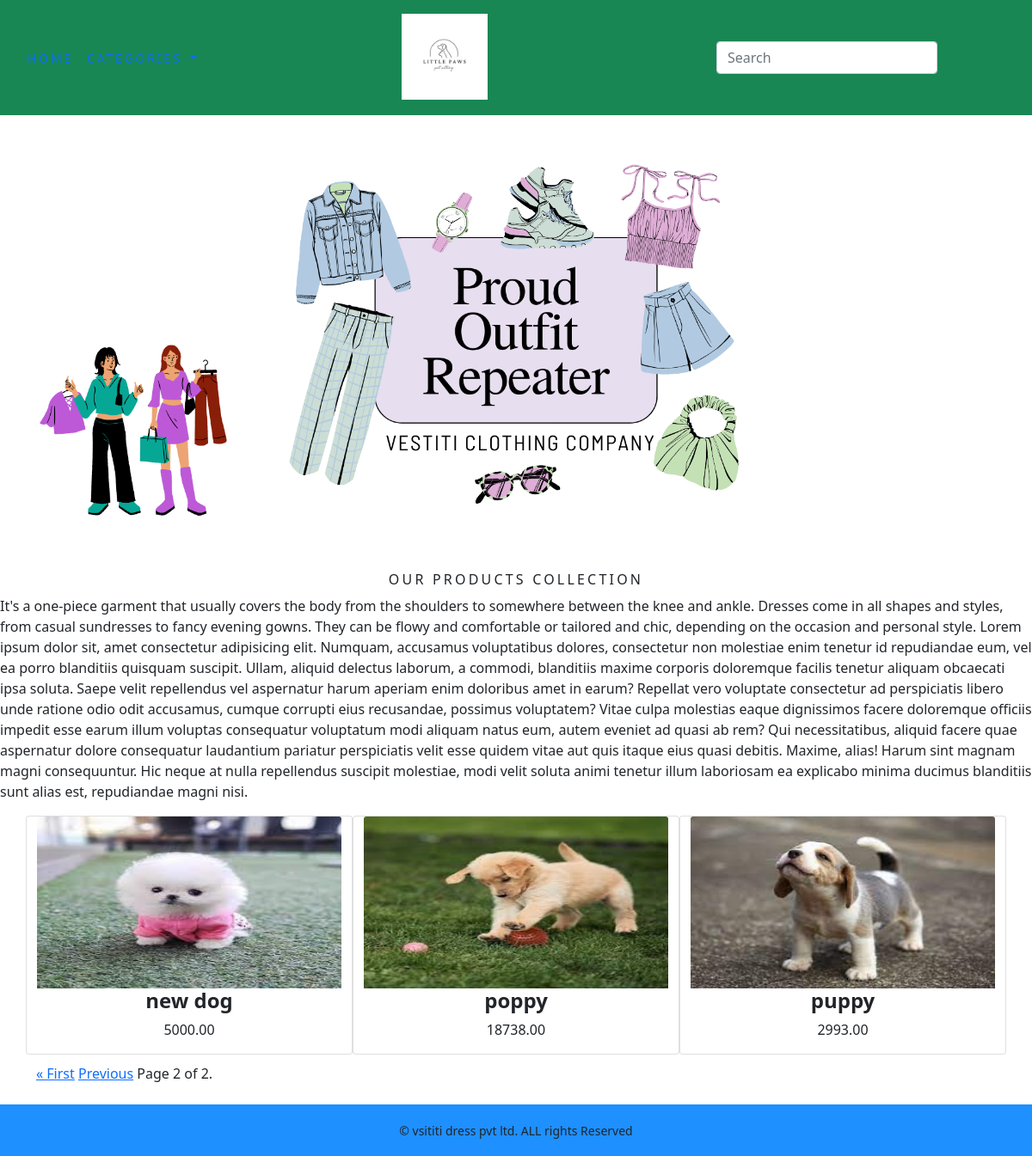
Screenshot of /?page=2 with the database file from the repository.
### shop/models.py (models this page shows, shortened)
class PRODUCTS(models.Model):
       name=models.CharField(max_length=250,unique=True)
       slug=models.SlugField(max_length=250,unique=True)
       description=models.TextField(blank=True)
       price=models.DecimalField(max_digits=10, decimal_places=2)
       category=models.ForeignKey(CATEGORY, on_delete=models.CASCADE)
       image=models.ImageField(upload_to='product', blank=True)
       stock=models.IntegerField()
       available=models.BooleanField(default=True)
       created=models.DateTimeField(auto_now_add=True)
       updated=models.DateTimeField(auto_now=True)
       def get_url(self):
            return reverse('shop:prodcatdetail',args=[self.category.slug,self.slug])
       class Meta:
           ordering = ('name',)
           verbose_name=('Product')
           verbose_name_plural=('Products')

### shop/views.py (the view)
# urls.py: path('',views.allprodcat,name='allprodcat'),
def allprodcat(request, c_slug=None):
    c_page = None
    products_list = None
    if c_slug:
        c_page = get_object_or_404(CATEGORY, slug=c_slug)
        products_list = PRODUCTS.objects.filter(category=c_page, available=True)
    else:
        products_list = PRODUCTS.objects.filter(available=True)
    paginator = Paginator(products_list, 6)
    page_number = request.GET.get('page')
    try:
        products = paginator.page(page_number)
    except InvalidPage:
        products = paginator.page(1)
    except EmptyPage:
        products = paginator.page(paginator.num_pages)
    return render(request, "category.html", {'category': c_page, 'products': products})

### shop/context_processors.py (called while the page is built)
def menu_links(request):
    links=CATEGORY.objects.all()
    return dict(links=links)

### shop/models.py (called while the page is built)
         def get_url(self):
            return reverse('shop:products_by_category',args=[self.slug])

### shop/templates/category.html (shortened to what this page needs)
{% extends 'base1.html' %}
{% load static%}
{% block content %}
    <div class="mx-auto">
        {% if category %}
        <img class="my_image" src="{{category.image.url}}" alt="{{category.name}}">
    </div>
      <br>
    <div>
        <h1 class="text-center my_title ">{{category.name}}</h1>
        <p class="text-justify">{{category.description}}</p>
    </div>
    {% else %}
    <div>
        <img class="my_image my_image_padding" src="{% static 'img/banner.png' %}" alt="Our products" width="300px" height="100px">
    </div>
    <br>
    <div>
        <h1 class="text-center my_title">Our Products collection</h1>
        <p class="text-justify">It's a one-piece garment that usually covers the body from the shoulders to somewhere between the knee and ankle. Dresses come in all shapes and styles, from casual sundresses to fancy evening gowns. They can be flowy and comfortable or tailored and chic, depending on the occasion and personal style.
          Lorem ipsum dolor sit, amet consectetur adipisicing elit. Numquam, accusamus voluptatibus dolores, consectetur non molestiae enim tenetur id repudiandae eum, vel ea porro blanditiis quisquam suscipit. Ullam, aliquid delectus laborum, a commodi, blanditiis maxime corporis doloremque facilis tenetur aliquam obcaecati ipsa soluta. Saepe velit repellendus vel aspernatur harum aperiam enim doloribus amet in earum? Repellat vero voluptate consectetur ad perspiciatis libero unde ratione odio odit accusamus, cumque corrupti eius recusandae, possimus voluptatem? Vitae culpa molestias eaque dignissimos facere doloremque officiis impedit esse earum illum voluptas consequatur voluptatum modi aliquam natus eum, autem eveniet ad quasi ab rem? Qui necessitatibus, aliquid facere quae aspernatur dolore consequatur laudantium pariatur perspiciatis velit esse quidem vitae aut quis itaque eius quasi debitis. Maxime, alias! Harum sint magnam magni consequuntur. Hic neque at nulla repellendus suscipit molestiae, modi velit soluta animi tenetur illum laboriosam ea explicabo minima ducimus blanditiis sunt alias est, repudiandae magni nisi.
    </div>
    {% endif %}
    <div class="container">
        <div class="row max_auto">
            {% for products in products.object_list %}
                <div class="card my_bottom_margin col-9 col-sm-12  col-md-4  col-lg-4 " >
                    <div class="text-center" style="min-width: 18rem;">
                        <a href="{{products.get_url}}">
                            <img class="card-img-top " src="{{products.image.url}}" alt="{{products.name}}" height="200px" width="100px">
                        </a>
                    </div>
                    <h4 class="text-center fw-bold  ">{{products.name}}</h4>
                    <p class="text-center ">{{products.price}}</p>
                </div>
            {% endfor %}
        </div>
<div class="pagination">
    <span class="step-links">
        {% if products.has_previous %}
            <a href="?page=1">&laquo; First</a>
            <a href="?page={{ products.previous_page_number }}">Previous</a>
        {% endif %}
        <span class="current">
            Page {{ products.number }} of {{ products.paginator.num_pages }}.
        </span>
    </span>
</div>
        <br>
    </div>
{% endblock %}

### shop/static/css/custom.css (style rules this page uses)
body { font-family: 'Roboto', sans-serif; }
.my_image { width: 100%; height: auto; }
.my_title { font-size: 16px; text-transform: uppercase; letter-spacing: .2em; }
.my_image_padding { padding: 5px; }
.my_bottom_margin { margin-bottom: 10px; }

### rows the page displays
PRODUCTS: image (picture), name "new dog", price "5000.00"
PRODUCTS: image (picture), name "poppy", price "18738.00"
PRODUCTS: image (picture), name "puppy", price "2993.00"

### other values shown
{{ products.number }} "2"
{{ products.paginator.num_pages }} "2"
